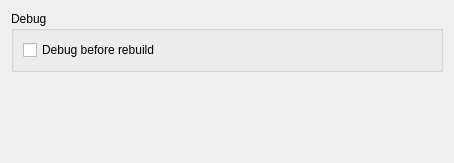
<?xml version="1.0" encoding="UTF-8"?>
<ui version="4.0">
 <class>LiteDebugOption</class>
 <widget class="QWidget" name="LiteDebugOption">
  <property name="geometry">
   <rect>
    <x>0</x>
    <y>0</y>
    <width>454</width>
    <height>163</height>
   </rect>
  </property>
  <property name="windowTitle">
   <string>Form</string>
  </property>
  <layout class="QVBoxLayout" name="verticalLayout_2">
   <item>
    <widget class="QGroupBox" name="groupBox">
     <property name="title">
      <string>Debug</string>
     </property>
     <layout class="QVBoxLayout" name="verticalLayout">
      <item>
       <widget class="QCheckBox" name="rebuildCheckBox">
        <property name="text">
         <string>Debug before rebuild</string>
        </property>
       </widget>
      </item>
     </layout>
    </widget>
   </item>
   <item>
    <spacer name="verticalSpacer">
     <property name="orientation">
      <enum>Qt::Vertical</enum>
     </property>
     <property name="sizeHint" stdset="0">
      <size>
       <width>20</width>
       <height>40</height>
      </size>
     </property>
    </spacer>
   </item>
  </layout>
 </widget>
 <resources/>
 <connections/>
</ui>
